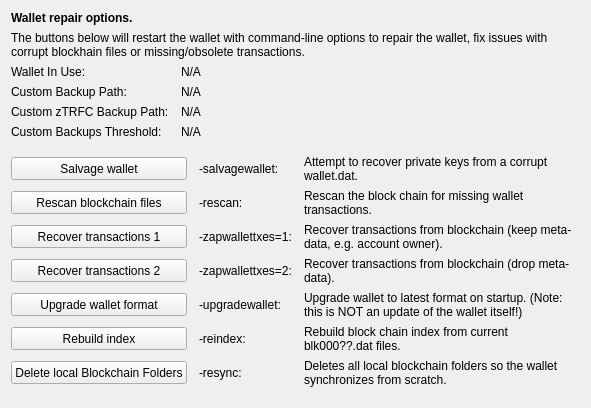
     <widget class="QWidget" name="tab_repair">
      <attribute name="title">
       <string>&amp;Wallet Repair</string>
      </attribute>
      <layout class="QGridLayout" name="gridLayout_4" columnstretch="0,0,0,0">
       <property name="horizontalSpacing">
        <number>12</number>
       </property>
       <item row="0" column="0" colspan="4">
        <widget class="QLabel" name="label_repair_header">
         <property name="font">
          <font>
           <weight>75</weight>
           <bold>true</bold>
          </font>
         </property>
         <property name="text">
          <string>Wallet repair options.</string>
         </property>
        </widget>
       </item>
       <item row="1" column="0" colspan="4">
        <widget class="QLabel" name="label_repair_helptext">
         <property name="font">
          <font>
           <weight>50</weight>
           <bold>false</bold>
          </font>
         </property>
         <property name="text">
          <string>The buttons below will restart the wallet with command-line options to repair the wallet, fix issues with corrupt blockhain files or missing/obsolete transactions.</string>
         </property>
         <property name="wordWrap">
          <bool>true</bool>
         </property>
        </widget>
       </item>
       <item row="2" column="0">
        <widget class="QLabel" name="wallet_path_label">
         <property name="text">
          <string>Wallet In Use:</string>
         </property>
        </widget>
       </item>
       <item row="2" column="1" colspan="3">
        <widget class="QLabel" name="wallet_path">
         <property name="cursor">
          <cursorShape>IBeamCursor</cursorShape>
         </property>
         <property name="text">
          <string>N/A</string>
         </property>
         <property name="textFormat">
          <enum>Qt::PlainText</enum>
         </property>
         <property name="textInteractionFlags">
          <set>Qt::LinksAccessibleByMouse|Qt::TextSelectableByKeyboard|Qt::TextSelectableByMouse</set>
         </property>
        </widget>
       </item>
       <item row="3" column="0">
        <widget class="QLabel" name="wallet_custombackuppath_label">
         <property name="text">
          <string>Custom Backup Path:</string>
         </property>
         <property name="visible">
          <bool>false</bool>
         </property>
        </widget>
       </item>
       <item row="3" column="1" colspan="3">
        <widget class="QLabel" name="wallet_custombackuppath">
         <property name="cursor">
          <cursorShape>IBeamCursor</cursorShape>
         </property>
         <property name="text">
          <string>N/A</string>
         </property>
         <property name="textFormat">
          <enum>Qt::PlainText</enum>
         </property>
         <property name="textInteractionFlags">
          <set>Qt::LinksAccessibleByMouse|Qt::TextSelectableByKeyboard|Qt::TextSelectableByMouse</set>
         </property>
         <property name="visible">
          <bool>false</bool>
         </property>
        </widget>
       </item>
       <item row="4" column="0">
        <widget class="QLabel" name="wallet_customztrfcbackuppath_label">
         <property name="text">
          <string>Custom zTRFC Backup Path:</string>
         </property>
         <property name="visible">
          <bool>false</bool>
         </property>
        </widget>
       </item>
       <item row="4" column="1" colspan="3">
        <widget class="QLabel" name="wallet_customztrfcbackuppath">
         <property name="cursor">
          <cursorShape>IBeamCursor</cursorShape>
         </property>
         <property name="text">
          <string>N/A</string>
         </property>
         <property name="textFormat">
          <enum>Qt::PlainText</enum>
         </property>
         <property name="textInteractionFlags">
          <set>Qt::LinksAccessibleByMouse|Qt::TextSelectableByKeyboard|Qt::TextSelectableByMouse</set>
         </property>
         <property name="visible">
          <bool>false</bool>
         </property>
        </widget>
       </item>
       <item row="5" column="0">
        <widget class="QLabel" name="wallet_custombackupthreshold_label">
         <property name="text">
          <string>Custom Backups Threshold:</string>
         </property>
         <property name="visible">
          <bool>false</bool>
         </property>
        </widget>
       </item>
       <item row="5" column="1" colspan="3">
        <widget class="QLabel" name="wallet_custombackupthreshold">
         <property name="cursor">
          <cursorShape>IBeamCursor</cursorShape>
         </property>
         <property name="text">
          <string>N/A</string>
         </property>
         <property name="textFormat">
          <enum>Qt::PlainText</enum>
         </property>
         <property name="textInteractionFlags">
          <set>Qt::LinksAccessibleByMouse|Qt::TextSelectableByKeyboard|Qt::TextSelectableByMouse</set>
         </property>
         <property name="visible">
          <bool>false</bool>
         </property>
        </widget>
       </item>
       <item row="6" column="0">
        <spacer name="verticalSpacer_repair1">
         <property name="orientation">
          <enum>Qt::Vertical</enum>
         </property>
         <property name="sizeHint" stdset="0">
          <size>
           <width>10</width>
           <height>10</height>
          </size>
         </property>
        </spacer>
       </item>
       <item row="7" column="0" colspan="2">
        <widget class="QPushButton" name="btn_salvagewallet">
         <property name="minimumSize">
          <size>
           <width>100</width>
           <height>23</height>
          </size>
         </property>
         <property name="text">
          <string>Salvage wallet</string>
         </property>
        </widget>
       </item>
       <item row="7" column="2">
        <widget class="QLabel" name="label_repair_salvage_command">
         <property name="text">
          <string notr="true">-salvagewallet:</string>
         </property>
        </widget>
       </item>
       <item row="7" column="3">
        <widget class="QLabel" name="label_repair_salvage">
         <property name="text">
          <string>Attempt to recover private keys from a corrupt wallet.dat.</string>
         </property>
         <property name="wordWrap">
          <bool>true</bool>
         </property>
        </widget>
       </item>
       <item row="8" column="0" colspan="2">
        <widget class="QPushButton" name="btn_rescan">
         <property name="minimumSize">
          <size>
           <width>100</width>
           <height>23</height>
          </size>
         </property>
         <property name="text">
          <string>Rescan blockchain files</string>
         </property>
        </widget>
       </item>
       <item row="8" column="2">
        <widget class="QLabel" name="label_repair_rescan_command">
         <property name="text">
          <string notr="true">-rescan:</string>
         </property>
        </widget>
       </item>
       <item row="8" column="3">
        <widget class="QLabel" name="label_repair_rescan">
         <property name="text">
          <string>Rescan the block chain for missing wallet transactions.</string>
         </property>
         <property name="wordWrap">
          <bool>true</bool>
         </property>
        </widget>
       </item>
       <item row="9" column="0" colspan="2">
        <widget class="QPushButton" name="btn_zapwallettxes1">
         <property name="minimumSize">
          <size>
           <width>100</width>
           <height>23</height>
          </size>
         </property>
         <property name="text">
          <string>Recover transactions 1</string>
         </property>
        </widget>
       </item>
       <item row="9" column="2">
        <widget class="QLabel" name="label_repair_zap1_command">
         <property name="text">
          <string notr="true">-zapwallettxes=1:</string>
         </property>
        </widget>
       </item>
       <item row="9" column="3">
        <widget class="QLabel" name="label_repair_zap1">
         <property name="text">
          <string>Recover transactions from blockchain (keep meta-data, e.g. account owner).</string>
         </property>
         <property name="wordWrap">
          <bool>true</bool>
         </property>
        </widget>
       </item>
       <item row="10" column="0" colspan="2">
        <widget class="QPushButton" name="btn_zapwallettxes2">
         <property name="minimumSize">
          <size>
           <width>100</width>
           <height>23</height>
          </size>
         </property>
         <property name="text">
          <string>Recover transactions 2</string>
         </property>
        </widget>
       </item>
       <item row="10" column="2">
        <widget class="QLabel" name="label_repair_zap2_command">
         <property name="text">
          <string notr="true">-zapwallettxes=2:</string>
         </property>
        </widget>
       </item>
       <item row="10" column="3">
        <widget class="QLabel" name="label_repair_zap2">
         <property name="text">
          <string>Recover transactions from blockchain (drop meta-data).</string>
         </property>
         <property name="wordWrap">
          <bool>true</bool>
         </property>
        </widget>
       </item>
       <item row="11" column="0" colspan="2">
        <widget class="QPushButton" name="btn_upgradewallet">
         <property name="minimumSize">
          <size>
           <width>100</width>
           <height>23</height>
          </size>
         </property>
         <property name="text">
          <string>Upgrade wallet format</string>
         </property>
        </widget>
       </item>
       <item row="11" column="2">
        <widget class="QLabel" name="label_repair_upgrade_command">
         <property name="text">
          <string notr="true">-upgradewallet:</string>
         </property>
        </widget>
       </item>
       <item row="11" column="3">
        <widget class="QLabel" name="label_repair_upgrade">
         <property name="text">
          <string>Upgrade wallet to latest format on startup. (Note: this is NOT an update of the wallet itself!)</string>
         </property>
         <property name="wordWrap">
          <bool>true</bool>
         </property>
        </widget>
       </item>
       <item row="12" column="0" colspan="2">
        <widget class="QPushButton" name="btn_reindex">
         <property name="minimumSize">
          <size>
           <width>100</width>
           <height>23</height>
          </size>
         </property>
         <property name="text">
          <string>Rebuild index</string>
         </property>
        </widget>
       </item>
       <item row="12" column="2">
        <widget class="QLabel" name="label_repair_reindex_command">
         <property name="text">
          <string notr="true">-reindex:</string>
         </property>
        </widget>
       </item>
       <item row="12" column="3">
        <widget class="QLabel" name="label_repair_reindex">
         <property name="text">
          <string>Rebuild block chain index from current blk000??.dat files.</string>
         </property>
         <property name="wordWrap">
          <bool>true</bool>
         </property>
        </widget>
       </item>
       <item row="13" column="0" colspan="2">
        <widget class="QPushButton" name="btn_resync">
         <property name="minimumSize">
          <size>
           <width>100</width>
           <height>23</height>
          </size>
         </property>
         <property name="text">
          <string>Delete local Blockchain Folders</string>
         </property>
        </widget>
       </item>
       <item row="13" column="2">
        <widget class="QLabel" name="label_repair_resync_command">
         <property name="text">
          <string>-resync:</string>
         </property>
        </widget>
       </item>
       <item row="13" column="3">
        <widget class="QLabel" name="label_repair_resync">
         <property name="text">
          <string>Deletes all local blockchain folders so the wallet synchronizes from scratch.</string>
         </property>
         <property name="wordWrap">
          <bool>true</bool>
         </property>
        </widget>
       </item>
       <item row="14" column="0">
        <spacer name="verticalSpacer_repair2">
         <property name="orientation">
          <enum>Qt::Vertical</enum>
         </property>
         <property name="sizeHint" stdset="0">
          <size>
           <width>20</width>
           <height>10</height>
          </size>
         </property>
        </spacer>
       </item>
      </layout>
     </widget>
